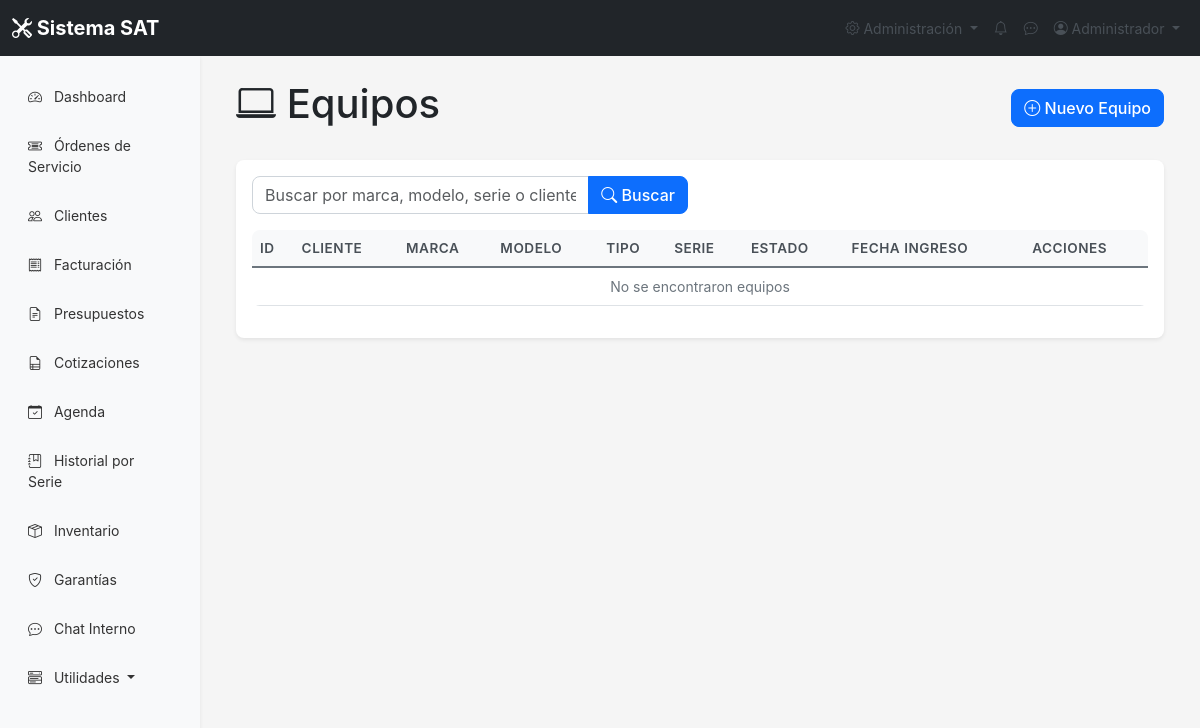
/equipos/listar.php (signed in), run on an earlier commit of the app's database.
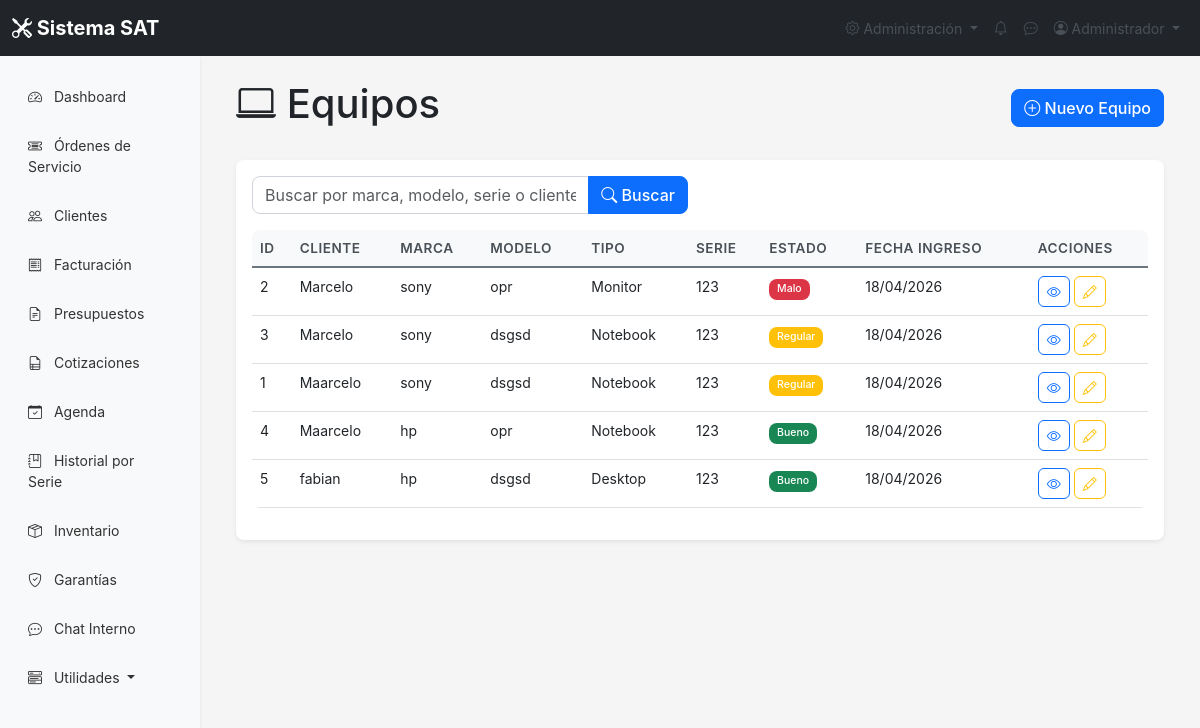
And on a later commit of the database.
### tables this page shows
CREATE TABLE IF NOT EXISTS `equipos` (
  `id` int NOT NULL AUTO_INCREMENT,
  `cliente_id` int NOT NULL,
  `marca` varchar(50) NOT NULL,
  `modelo` varchar(100) DEFAULT NULL,
  `serie` varchar(100) DEFAULT NULL,
  `tipo_equipo` enum('notebook','desktop','all-in-one','monitor','otro') DEFAULT 'notebook',
  `diagnostico_inicial` text,
  `passwordBIOS` varchar(50) DEFAULT NULL,
  `passwordSO` varchar(50) DEFAULT NULL,
  `accesorios` text,
  `estado_equipo` enum('bueno','regular','malo') DEFAULT 'regular',
  `fecha_ingreso` date DEFAULT NULL,
  `foto_equipo` varchar(255) DEFAULT NULL,
  `estado` enum('activo','retirado','dado_de_baja') DEFAULT 'activo',
  PRIMARY KEY (`id`),
  KEY `cliente_id` (`cliente_id`)
);

CREATE TABLE IF NOT EXISTS `clientes` (
  `id` int NOT NULL AUTO_INCREMENT,
  `nombre` varchar(100) NOT NULL,
  `email` varchar(100) DEFAULT NULL,
  `telefono` varchar(20) NOT NULL,
  `direccion` text,
  `dni` varchar(20) DEFAULT NULL,
  `fecha_registro` timestamp NULL DEFAULT CURRENT_TIMESTAMP,
  `estado` enum('activo','inactivo') DEFAULT 'activo',
  `sucursal_id` int DEFAULT NULL,
  PRIMARY KEY (`id`)
);

### include/funciones.php (called while the page is built, shortened)
<?php
function getAllEquipos($search = '') {
    $conn = getConnection();
    return $conn->query("SELECT e.*, c.nombre as cliente_nombre FROM equipos e JOIN clientes c ON e.cliente_id = c.id WHERE e.estado = 'activo' ORDER BY e.fecha_ingreso DESC");
}
?>

### equipos/listar.php (the view, shortened to what this page needs)
<?php
require_once '../include/funciones.php';
require_once '../include/header.php';
$search = $_GET['search'] ?? '';
$equipos = getAllEquipos($search);
?>
<div class="container-fluid">
    <div class="d-flex justify-content-between align-items-center mb-4">
        <h1><i class="bi bi-laptop"></i> Equipos</h1>
        <a href="agregar.php" class="btn btn-primary">
            <i class="bi bi-plus-circle"></i> Nuevo Equipo
        </a>
    </div>
    <div class="card">
        <div class="card-body">
            <form method="GET" class="mb-3">
                <div class="row">
                    <div class="col-md-6">
                        <div class="input-group">
                            <input type="text" name="search" class="form-control" placeholder="Buscar por marca, modelo, serie o cliente..." value="<?= htmlspecialchars($search) ?>">
                            <button type="submit" class="btn btn-primary">
                                <i class="bi bi-search"></i> Buscar
                            </button>
                        </div>
                    </div>
                </div>
            </form>
            <div class="table-responsive">
                <table class="table table-hover">
                    <thead>
                        <tr>
                            <th>ID</th>
                            <th>Cliente</th>
                            <th>Marca</th>
                            <th>Modelo</th>
                            <th>Tipo</th>
                            <th>Serie</th>
                            <th>Estado</th>
                            <th>Fecha Ingreso</th>
                            <th>Acciones</th>
                        </tr>
                    </thead>
                    <tbody>
                        <?php while ($equipo = $equipos->fetch_assoc()): ?>
                        <tr>
                            <td><?= $equipo['id'] ?></td>
                            <td><?= htmlspecialchars($equipo['cliente_nombre']) ?></td>
                            <td><?= htmlspecialchars($equipo['marca']) ?></td>
                            <td><?= htmlspecialchars($equipo['modelo'] ?? '-') ?></td>
                            <td><?= ucfirst($equipo['tipo_equipo']) ?></td>
                            <td><?= htmlspecialchars($equipo['serie'] ?? '-') ?></td>
                            <td>
                                <span class="badge bg-<?= $equipo['estado_equipo'] === 'bueno' ? 'success' : ($equipo['estado_equipo'] === 'regular' ? 'warning' : 'danger') ?>">
                                    <?= ucfirst($equipo['estado_equipo']) ?>
                                </span>
                            </td>
                            <td><?= date('d/m/Y', strtotime($equipo['fecha_ingreso'])) ?></td>
                            <td>
                                <a href="ver.php?id=<?= $equipo['id'] ?>" class="btn btn-sm btn-outline-primary" title="Ver">
                                    <i class="bi bi-eye"></i>
                                </a>
                                <a href="editar.php?id=<?= $equipo['id'] ?>" class="btn btn-sm btn-outline-warning" title="Editar">
                                    <i class="bi bi-pencil"></i>
                                </a>
                            </td>
                        </tr>
                        <?php endwhile; ?>
                        <?php if ($equipos->num_rows == 0): ?>
                        <tr>
                            <td colspan="9" class="text-center text-muted">No se encontraron equipos</td>
                        </tr>
                        <?php endif; ?>
                    </tbody>
                </table>
            </div>
        </div>
    </div>
</div>
<?php require_once '../include/footer.php'; ?>

What changed in the data, as far as the page shows it:
added equipos: id "2", cliente.nombre "Marcelo", marca "sony", modelo "opr", tipo_equipo "Monitor", serie "123", estado_equipo "Malo", fecha_ingreso "18/04/2026"
added equipos: id "3", cliente.nombre "Marcelo", marca "sony", modelo "dsgsd", tipo_equipo "Notebook", serie "123", estado_equipo "Regular", fecha_ingreso "18/04/2026"
added equipos: id "1", cliente.nombre "Maarcelo", marca "sony", modelo "dsgsd", tipo_equipo "Notebook", serie "123", estado_equipo "Regular", fecha_ingreso "18/04/2026"
added equipos: id "4", cliente.nombre "Maarcelo", marca "hp", modelo "opr", tipo_equipo "Notebook", serie "123", estado_equipo "Bueno", fecha_ingreso "18/04/2026"
added equipos: id "5", cliente.nombre "fabian", marca "hp", modelo "dsgsd", tipo_equipo "Desktop", serie "123", estado_equipo "Bueno", fecha_ingreso "18/04/2026"
Also different on the page:
text no longer shown: "No se encontraron equipos"
